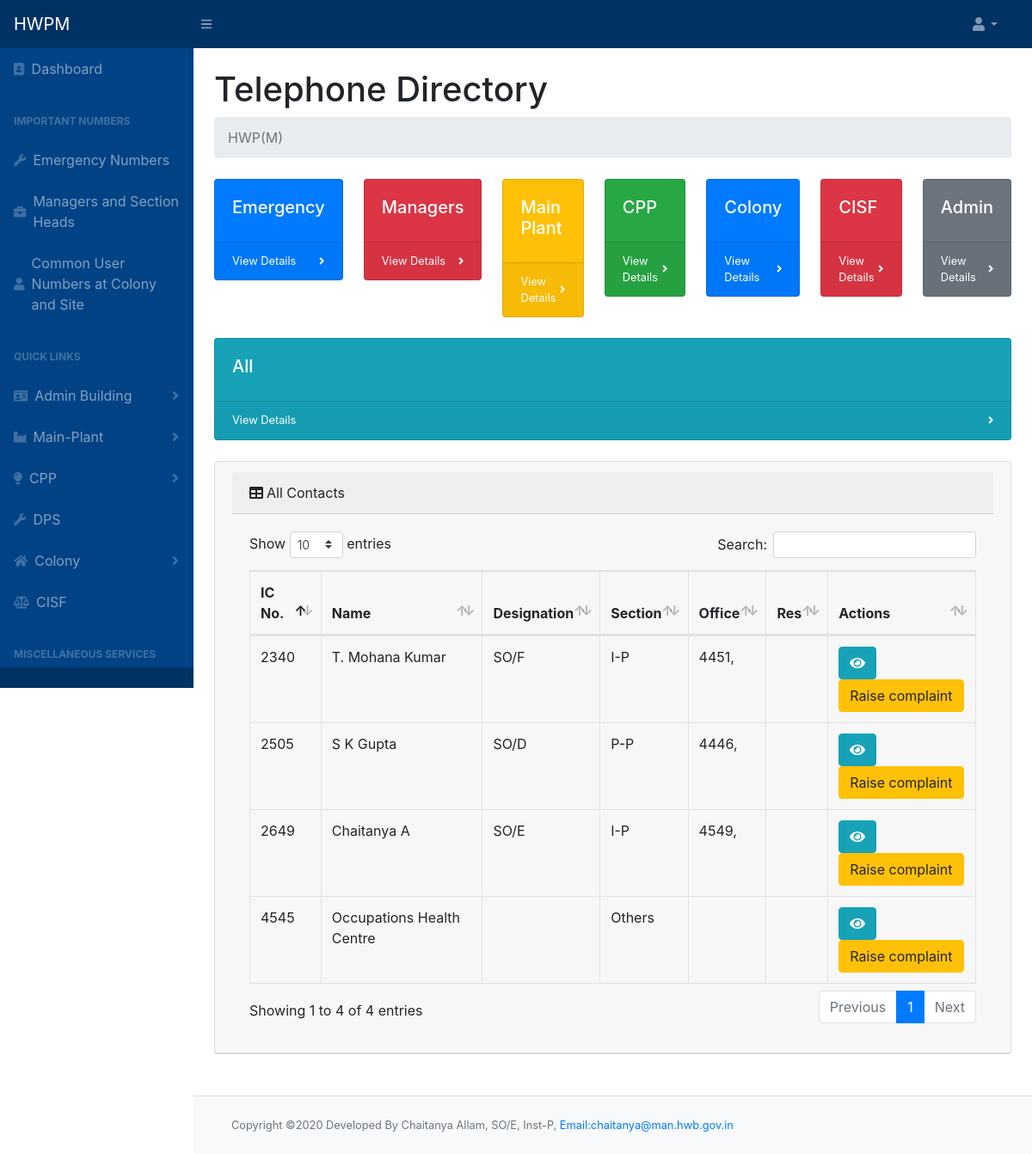
The page / on the database its author committed.
### tables this page shows
CREATE TABLE `employee` (
  `icno` int(10) NOT NULL,
  `name` varchar(50) NOT NULL,
  `designation` varchar(50) NOT NULL,
  `section` varchar(50) NOT NULL,
  `pno` int(20) NOT NULL,
  `email` varchar(100) DEFAULT NULL,
  `mobile` varchar(20) NOT NULL,
  `cat1` int(11) NOT NULL DEFAULT 41,
  `cat2` int(11) NOT NULL DEFAULT 41,
  `cat3` int(11) NOT NULL DEFAULT 41,
  `cat4` int(11) NOT NULL DEFAULT 41
);

CREATE TABLE `phone_master` (
  `pno` int(10) NOT NULL,
  `parallel_pno` int(10) NOT NULL,
  `callerid_phone` int(10) NOT NULL,
  `wireless_phone` int(10) NOT NULL,
  `zero_dialing` int(10) NOT NULL,
  `jbdetails` text NOT NULL,
  `complaint_flag` tinyint(1) NOT NULL DEFAULT 0,
  `icno` int(10) NOT NULL,
  `off` tinyint(1) NOT NULL,
  `res` tinyint(1) NOT NULL,
  `emergency` tinyint(1) NOT NULL,
  `cat1` int(11) NOT NULL,
  `cat2` int(11) NOT NULL,
  `cat3` int(11) NOT NULL,
  `cat4` int(11) NOT NULL
);

### index.php (the view, shortened to what this page needs)
<!DOCTYPE html>
<html lang="en">
<?php include "header.php";
?>
<div id="layoutSidenav_content">
    <main>
        <div class="container-fluid">
            <h1 class="mt-4">Telephone Directory </h1>
            <ol class="breadcrumb mb-4">
                <li class="breadcrumb-item active">HWP(M)</li>
            </ol>
            <div class="row">
                <div class="col-xl col-md-4">
                    <div class="card bg-primary text-white mb-4">
                        <div class="card-body">
                            <h5>Emergency</h5>
                        </div>
                        <div class="card-footer d-flex align-items-center justify-content-between">
                            <a class="small text-white stretched-link" href="mech.php">View Details</a>
                            <div class="small text-white"><i class="fas fa-angle-right"></i></div>
                        </div>
                    </div>
                </div>
                <div class="col-xl col-md-4">
                    <div class="card bg-elec text-white mb-4">
                        <div class="card-body">
                            <h5>Managers</h5>
                        </div>
                        <div class="card-footer d-flex align-items-center justify-content-between">
                            <a class="small text-white stretched-link" href="managers.php">View Details</a>
                            <div class="small text-white"><i class="fas fa-angle-right"></i></div>
                        </div>
                    </div>
                </div>
                <div class="col-xl col-md-4">
                    <div class="card bg-warning text-white mb-4">
                        <div class="card-body">
                            <h5>Main Plant</h5>
                        </div>
                        <div class="card-footer d-flex align-items-center justify-content-between">
                            <a class="small text-white stretched-link" href="#">View Details</a>
                            <div class="small text-white"><i class="fas fa-angle-right"></i></div>
                        </div>
                    </div>
                </div>
                <div class="col-xl col-md-4">
                    <div class="card bg-success text-white mb-4">
                        <div class="card-body">
                            <h5>CPP</h5>
                        </div>
                        <div class="card-footer d-flex align-items-center justify-content-between">
                            <a class="small text-white stretched-link" href="cpp.php">View Details</a>
                            <div class="small text-white"><i class="fas fa-angle-right"></i></div>
                        </div>
                    </div>
                </div>
                <div class="col-xl col-md-4">
                    <div class="card bg-primary text-white mb-4">
                        <div class="card-body">
                            <h5>Colony</h5>
                        </div>
                        <div class="card-footer d-flex align-items-center justify-content-between">
                            <a class="small text-white stretched-link" href="colony.php">View Details</a>
                            <div class="small text-white"><i class="fas fa-angle-right"></i></div>
                        </div>
                    </div>
                </div>
                <div class="col-xl col-md-4">
                    <div class="card bg-danger text-white mb-4">
                        <div class="card-body">
                            <h5>CISF</h5>
                        </div>
                        <div class="card-footer d-flex align-items-center justify-content-between">
                            <a class="small text-white stretched-link" href="inst.php">View Details</a>
                            <div class="small text-white"><i class="fas fa-angle-right"></i></div>
                        </div>
                    </div>
                </div>
                <div class="col-xl col-md-4">
                    <div class="card bg-secondary text-white mb-4">
                        <div class="card-body">
                            <h5>Admin</h5>
                        </div>
                        <div class="card-footer d-flex align-items-center justify-content-between">
                            <a class="small text-white stretched-link" href="inst.php">View Details</a>
                            <div class="small text-white"><i class="fas fa-angle-right"></i></div>
                        </div>
                    </div>
                </div>
                <div class="col-xl col-md-4">
                    <div class="card bg-info text-white mb-4">
                        <div class="card-body">
                            <h5>All</h5>
                        </div>
                        <div class="card-footer d-flex align-items-center justify-content-between">
                            <a class="small text-white stretched-link" href="all.php">View Details</a>
                            <div class="small text-white"><i class="fas fa-angle-right"></i></div>
                        </div>
                    </div>
                </div>
            </div>
            <div class="card mb-4">
                <div class="card-header">
                    <div class="card-header"><i class="fas fa-table mr-1"></i>All Contacts</div>
                    <div class="card-body">
                        <div class="table-responsive table-hover">
                            <table class="table table-bordered" id="dataTable" width="100%" cellspacing="0">
                                <thead>
                                    <tr>
                                        <th>IC No.</th>
                                        <th>Name</th>
                                        <th>Designation</th>
                                        <th>Section</th>
                                        <th>Office</th>
                                        <th>Res</th>
                                        <th>Actions</th>
                                    </tr>
                                </thead>
                                <tbody>
                                    <?php $query = $conn->query("SELECT * FROM `employee`");
                                    while ($row = $query->fetch_assoc()) {
                                        echo "<tr>";
                                    ?>
                                        <td><?php echo $row['icno'] ?></td>
                                        <td><?php echo $row['name'] ?></td>
                                        <td><?php echo $row['designation'] ?></td>
                                        <td><?php echo $row['section'] ?></td>
                                        <td>
                                            <?php
                                            include "get_off_phone.php";
                                            ?>
                                        </td>
                                        <td>
                                        </td>
                                        <td>
                                            <button type="button" class="btn btn-info" data-toggle="modal" data-target="#myModalview" id="getUser" data-id="<?php echo $row['icno'] ?>"><i class="fa fa-eye"></i></button>
                                            <button type="button" class="btn btn-warning" data-toggle="modal" data-target="#myModalcomplaint" id="complaintreg" data-id="<?php echo $row['pno'] ?>">Raise complaint</button>
                                        </td>
                                    <?php
                                        echo "</tr>";
                                    } ?>
                                </tbody>
                            </table>
                        </div>
                    </div>
                </div>
            </div>
        </div>
    </main>
    <br>
    <footer class="py-4 bg-light mt-auto card-footer">
        <div class="container-fluid">
            <div class="d-flex align-items-center justify-content-between small">
                <div class="text-muted">Copyright &copy;2020 Developed By Chaitanya Allam, SO/E, Inst-P, <a href="mailto:chaitanya@man.hwb.gov.in" style="font-size:0.8rem">Email:chaitanya@man.hwb.gov.in</a></div>
            </div>
        </div>
    </footer>
</div>
<?php include "footer.php" ?>

### get_off_phone.php
<?php
require_once"config.php";
if (isset($_GET['icno'])) {
    $icno = $_GET['icno'];
    $query_string = "SELECT * FROM `phone_master` where `icno`='" . $icno . "'";
    $query2 = $conn->query($query_string);
    $num_rows = $query2->num_rows;
    if ($num_rows != 0) {
        while ($row2=$query2->fetch_assoc())
        {
            if($row2['off']==1)
            echo $row2['pno'].", ";
        }
    }
}

### rows shown on the page
employee: icno "2340", name "T. Mohana Kumar", designation "SO/F", section "I-P"
phone_master: pno "4451"
employee: icno "2505", name "S K Gupta", designation "SO/D", section "P-P"
phone_master: pno "4446"
employee: icno "2649", name "Chaitanya A", designation "SO/E", section "I-P"
phone_master: pno "4549"
employee: icno "4545", name "Occupations Health Centre", section "Others"
